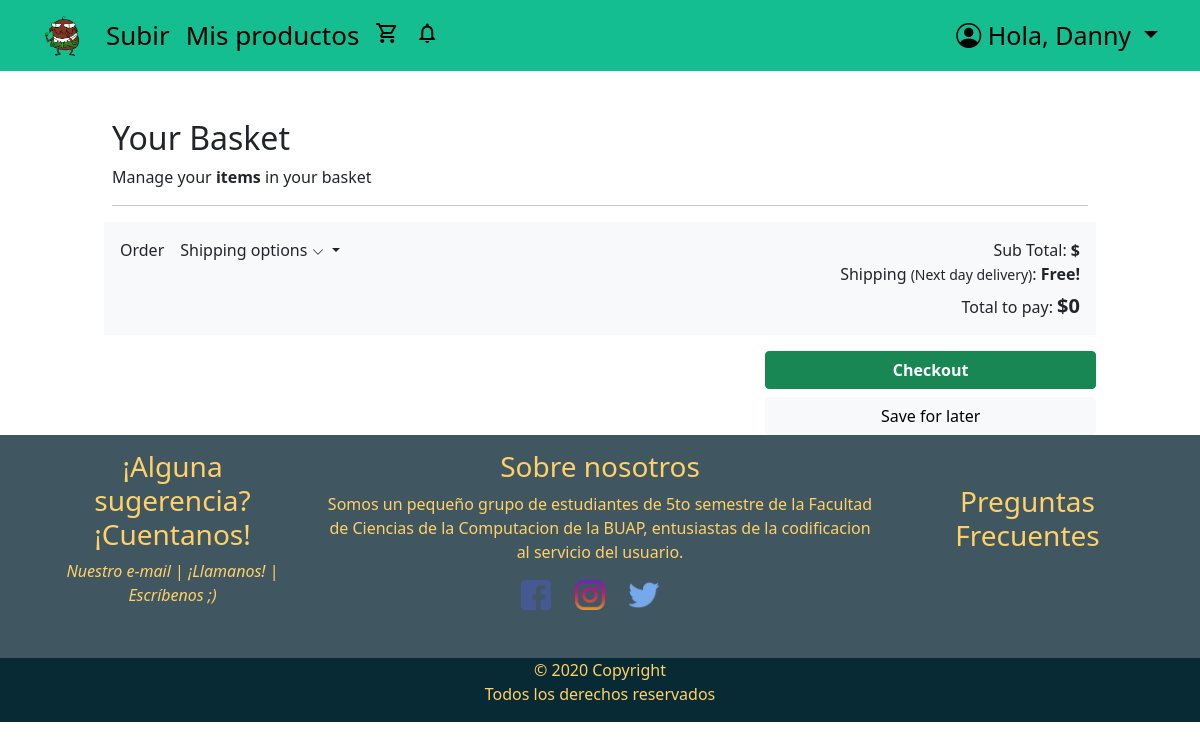
Page /cart/ (signed in) on the earlier database version.
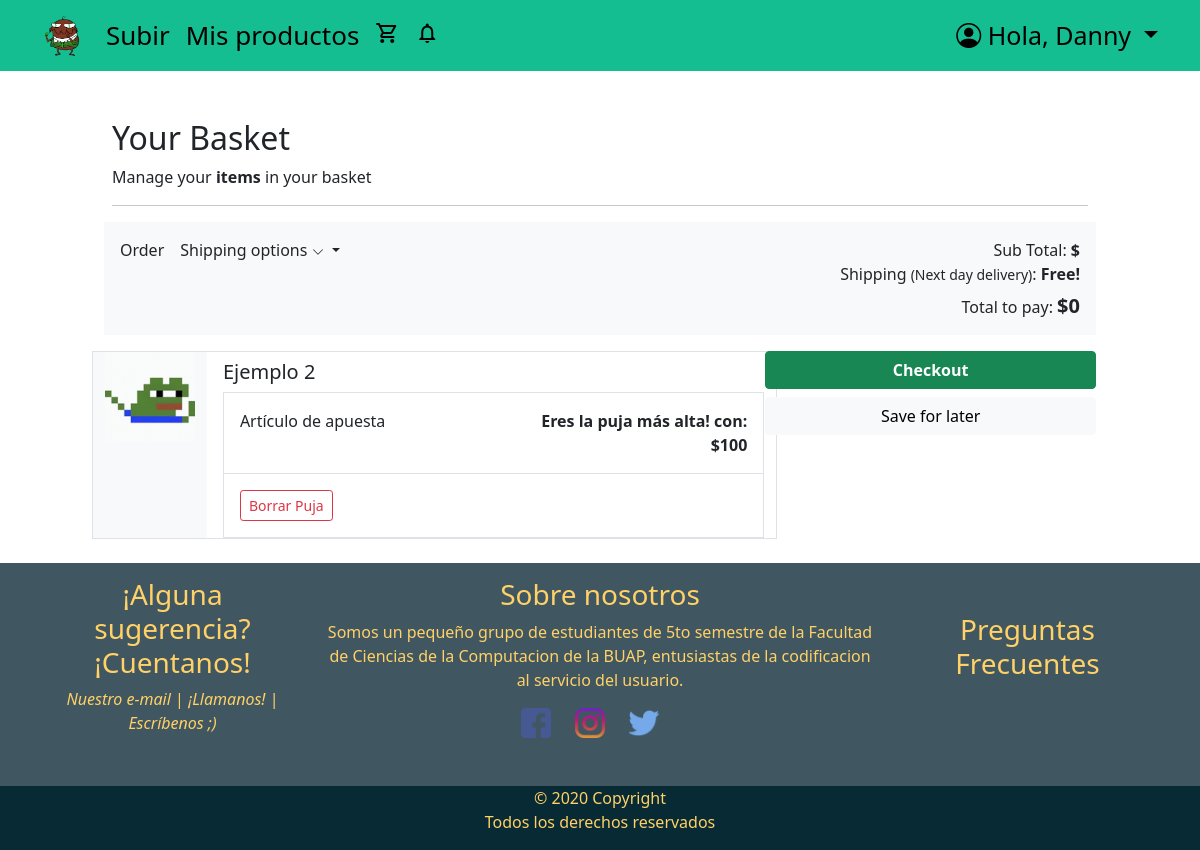
Same page on the later database version.
### users/models.py (models this page shows, shortened)
class Bid(models.Model):
    user = models.ForeignKey(User, null=True, on_delete=models.SET_NULL)
    userBid = models.PositiveBigIntegerField()
    product = models.ForeignKey("store.BidProduct", null=True, on_delete=models.SET_NULL)

### store/models.py (models this page shows, shortened)
class Product(models.Model):
    productName = models.CharField(max_length=50)
    description = models.CharField(max_length=200)
    category = models.CharField(max_length=50)
    isActive = models.BooleanField(default=True)
    image = models.ImageField()
    objects = models.Manager()
    products = ProductManager()
    seller = models.ForeignKey(User, null=True, on_delete=models.SET_NULL)
    class Meta:
        abstract = True

class BidProduct(Product):
    currentBid = models.PositiveIntegerField(blank=True,default=0)
    minBid = models.PositiveIntegerField(default=0)
    condition = models.CharField(max_length=50)
    bidWinner = models.OneToOneField(User, related_name="BidWinner", null=True, on_delete=models.SET_NULL, blank=True)

### cart/views.py (the view)
# urls.py: path('',views.cartSummary,name='cartSummary'),
def cartSummary(request):
    cart = Cart(request)
    if not request.user.is_authenticated:
        return render(request,'store/cart.html',{'cart':cart})
    bids = Bid.objects.filter(user=request.user)
    return render(request,'store/cart.html',{'cart':cart,
                                             'biddedProducts':bids})

### cart/cart.py (called while the page is built)
    def __len__(self):
        return sum(item['qty'] for item in self.cart.values())

    def get_total_price(self):
        return sum(((float(item['price']))*(int(item['qty'])) for item in self.cart.values()))

### cart/context_processors.py (called while the page is built)
def cart(request):
    return {'cart':Cart (request)}

### store/templates/store/cart.html (shortened to what the changed rows need)
{% extends 'core/layout.html' %}
{% if user.is_authenticated %}
  {% block body %}
        <main class="pt-5">
          <div class="container" style="max-width: 1000px">
            <div class="col-12">
              <h1 class="h2">Your Basket</h1>
            </div>
          </div>
          <div class="container" style="max-width: 1000px">
            <div class="row g-3">
              <div class="col-md-7 col-lg-8 p-0">
              {% for item in biddedProducts  %}
              <div data-index="{{item.id}}" class="row mb-4 border product-item">
                <div class="col-md-3 col-lg-2 order-md-first bg-light">
                  <img class="img-fluid mx-auto d-block" width="120px" alt="Responsive image" src="{{ item.product.image.url }}">
                </div>
                <div class="col-md-9 col-lg-10 ps-md-3 ps-lg-10">
                  <a href="http://127.0.0.1:8000/products/bid/{{item.product.id}}" class="text-decoration-none text-reset">
                    <h1 class="h5 pt-2">{{ item.product.productName }}</h1>
                  </a>
                  <div class="border">
                    <div class="col border-bottom">
                      <div class="row p-3">
                        <div class="col-6">Artículo de apuesta</div>
                        <div class="col-6 text-end"><span class="h6 fw-bold">
                          {% if item.userBid >= item.product.currentBid %}
                          Eres la puja más alta! con: ${{ item.userBid }}
                          {%else%}
                          No eres la puja más alta, con ${{ item.userBid }}
                          {%endif%}
                        </span></div>
                      </div>
                    </div>
                    <div class="col">
                      <div class="row p-3">
                        <div class="col-12">
                          <a href = "{% url 'cart:deleteBid' item.id %}" class="btn btn-outline-danger btn-sm">Borrar Puja</a>
                        </div>
                      </div>
                    </div>
                  </div>
                </div>
              </div>
              {% endfor %}
              </div>
            </div>
          </div>
        </main>
        {% endblock body %}
{% else %}
  <h1>Necesitas tener iniciada sesión</h1>
{% endif %}

Differences in the rows shown:
added Bid: product.image (picture), product.productName "Ejemplo 2", userBid "100"
